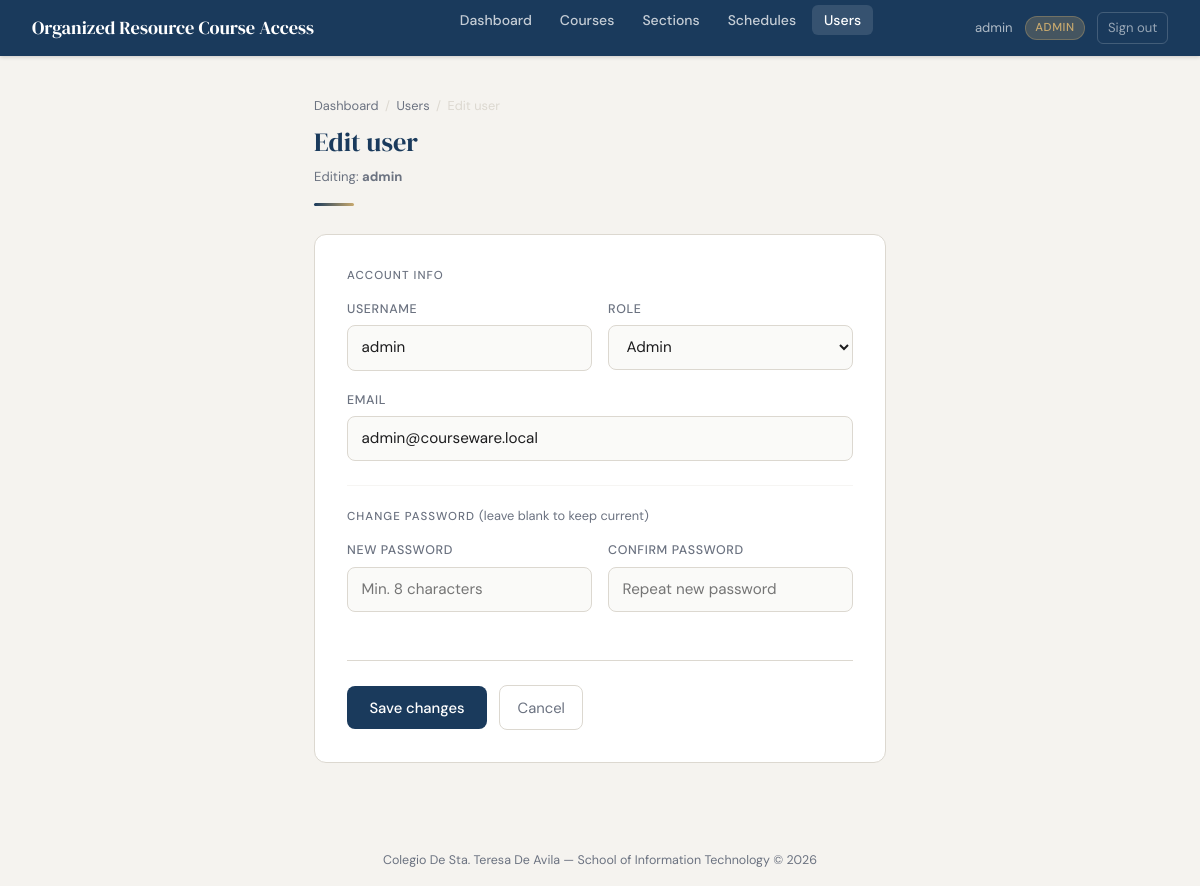
The app's page /modules/users/edit.php?id=1 (signed in) with its own data.
### tables this page shows
CREATE TABLE `users` (
  `user_id` int(11) NOT NULL AUTO_INCREMENT,
  `username` varchar(50) NOT NULL,
  `email` varchar(100) NOT NULL,
  `password` varchar(255) NOT NULL,
  `role` enum('admin','professor') NOT NULL DEFAULT 'professor',
  `created_at` timestamp NOT NULL DEFAULT current_timestamp(),
  PRIMARY KEY (`user_id`),
  UNIQUE KEY `uq_users_username` (`username`),
  UNIQUE KEY `uq_users_email` (`email`)
);

### modules/users/edit.php (the view, shortened to what this page needs)
<?php
require_once '../../config/db.php';
$id = (int) ($_GET['id'] ?? 0);
$stmt = $pdo->prepare("SELECT * FROM users WHERE user_id = ?");
$stmt->execute([$id]);
$user = $stmt->fetch();
$input  = [
    'username' => $user['username'],
    'email'    => $user['email'],
    'role'     => $user['role'],
];
?>
<!DOCTYPE html>
<html lang="en">
<head>
  <link href="https://cdn.jsdelivr.net/npm/bootstrap@5.3.3/dist/css/bootstrap.min.css" rel="stylesheet">
</head>
<body>
  <nav class="top-nav">
    <a class="nav-brand" href="../../index.php">Organized Resource Course Access</a>
    <ul class="nav-links">
      <li><a href="../../index.php">Dashboard</a></li>
      <li><a href="../courses/index.php">Courses</a></li>
      <li><a href="../sections/index.php">Sections</a></li>
      <li><a href="../schedules/index.php">Schedules</a></li>
      <li><a href="index.php" class="active">Users</a></li>
    </ul>
    <div class="nav-user">
      <span><?= htmlspecialchars($_SESSION['username']) ?></span>
      <span class="badge-role"><?= htmlspecialchars($_SESSION['role']) ?></span>
      <a href="../../logout.php">Sign out</a>
    </div>
  </nav>
  <div class="page-wrap">
    <div class="page-header">
      <nav class="breadcrumb-nav">
        <a href="../../index.php">Dashboard</a>
        <span>/</span>
        <a href="index.php">Users</a>
        <span>/</span>
        <span>Edit user</span>
      </nav>
      <h2>Edit user</h2>
      <p class="user-hint">Editing: <strong><?= htmlspecialchars($user['username']) ?></strong></p>
      <div class="accent-line"></div>
    </div>
    <div class="form-card">
      <form method="POST" action="edit.php?id=<?= $id ?>" novalidate>
        <p class="section-label">Account info</p>
        <div class="field-row">
          <div class="field">
            <label for="username">Username</label>
            <input
              type="text"
              id="username"
              name="username"
              value="<?= htmlspecialchars($input['username']) ?>"
              placeholder="e.g. jdelacruz"
              maxlength="50"
              required
              autofocus
            >
          </div>
          <div class="field">
            <label for="role">Role</label>
            <select id="role" name="role" required>
              <option value="admin"     <?= $input['role'] === 'admin'     ? 'selected' : '' ?>>Admin</option>
            </select>
          </div>
        </div>
        <div class="field">
          <label for="email">Email</label>
          <input
            type="email"
            id="email"
            name="email"
            value="<?= htmlspecialchars($input['email']) ?>"
            placeholder="e.g. jdelacruz@cstea.edu.ph"
            maxlength="100"
            required
          >
        </div>
        <hr class="divider">
        <p class="section-label">Change password <span style="font-weight:400;text-transform:none;letter-spacing:0;font-size:.8rem;">(leave blank to keep current)</span></p>
        <div class="field-row">
          <div class="field">
            <label for="password">New password</label>
            <input
              type="password"
              id="password"
              name="password"
              placeholder="Min. 8 characters"
              autocomplete="new-password"
            >
          </div>
          <div class="field">
            <label for="password_confirm">Confirm password</label>
            <input
              type="password"
              id="password_confirm"
              name="password_confirm"
              placeholder="Repeat new password"
              autocomplete="new-password"
            >
          </div>
        </div>
        <div class="form-actions">
          <button type="submit" class="btn-save">Save changes</button>
          <a href="index.php" class="btn-cancel">Cancel</a>
        </div>
      </form>
    </div>
  </div>
  <p class="page-footer">
    Colegio De Sta. Teresa De Avila &mdash; School of Information Technology &copy; <?= date('Y') ?>
  </p>
</body>
</html>

### modules/users/edit.php (style rules this page uses)
:root { --brand: #1a3a5c; --brand-mid: #2b5f8e; --accent: #c8a96e; --bg: #f5f3ef; --card-bg: #ffffff; --text: #1c1c1e; --muted: #6b7280; --border: #dcd8d0; --radius: 12px; }
*, *::before, *::after { box-sizing: border-box; margin: 0; padding: 0; }
body { background: var(--bg); font-family: 'DM Sans', sans-serif; color: var(--text); min-height: 100vh; }
.top-nav { background: var(--brand); padding: 0 2rem; display: flex; align-items: center; justify-content: space-between; height: 56px; position: sticky; top: 0; z-index: 100; box-shadow: 0 1px 4px rgba(0,0,0,.18); }
.nav-brand { font-family: 'DM Serif Display', serif; font-size: 1.15rem; color: #fff; text-decoration: none; }
.nav-links { display: flex; align-items: center; gap: .25rem; list-style: none; }
.nav-links a { color: rgba(255,255,255,.75); text-decoration: none; font-size: .875rem; font-weight: 500; padding: .4rem .75rem; border-radius: 6px; transition: background .15s, color .15s; }
.nav-links a:hover, .nav-links a.active { background: rgba(255,255,255,.12); color: #fff; }
.nav-user { display: flex; align-items: center; gap: .75rem; font-size: .82rem; color: rgba(255,255,255,.65); }
.nav-user .badge-role { background: rgba(200,169,110,.25); color: var(--accent); border: 1px solid rgba(200,169,110,.35); border-radius: 20px; padding: .15rem .6rem; font-size: .72rem; font-weight: 500; letter-spacing: .05em; text-transform: uppercase; }
.nav-user a { color: rgba(255,255,255,.55); text-decoration: none; font-size: .82rem; padding: .3rem .6rem; border-radius: 6px; border: 1px solid rgba(255,255,255,.18); transition: background .15s, color .15s; }
.page-wrap { max-width: 620px; margin: 0 auto; padding: 2.5rem 1.5rem; }
.page-header { margin-bottom: 1.75rem; }
.breadcrumb-nav { display: flex; align-items: center; gap: .4rem; font-size: .8rem; color: var(--muted); margin-bottom: .75rem; }
.breadcrumb-nav a { color: var(--muted); text-decoration: none; }
.breadcrumb-nav span { color: var(--border); }
.page-header h2 { font-family: 'DM Serif Display', serif; font-size: 1.65rem; color: var(--brand); }
.page-header .user-hint { font-size: .82rem; color: var(--muted); margin-top: .25rem; }
.accent-line { width: 40px; height: 3px; background: linear-gradient(90deg, var(--brand), var(--accent)); border-radius: 2px; margin-top: .6rem; }
.form-card { background: var(--card-bg); border: 1px solid var(--border); border-radius: var(--radius); padding: 2rem; }
.field { margin-bottom: 1.25rem; }
.field label { display: block; font-size: .78rem; font-weight: 500; letter-spacing: .05em; text-transform: uppercase; color: var(--muted); margin-bottom: .4rem; }
.field input, .field select { width: 100%; padding: .65rem .85rem; border: 1px solid var(--border); border-radius: 8px; font-size: .95rem; font-family: 'DM Sans', sans-serif; color: var(--text); background: #fafaf8; transition: border-color .15s, box-shadow .15s; }
.field-row { display: grid; grid-template-columns: 1fr 1fr; gap: 1rem; }
.divider { border: none; border-top: 1px solid var(--border); margin: 1.5rem 0 1.25rem; }
.section-label { font-size: .72rem; font-weight: 500; letter-spacing: .09em; text-transform: uppercase; color: var(--muted); margin-bottom: 1rem; }
.form-actions { display: flex; align-items: center; gap: .75rem; margin-top: 1.75rem; padding-top: 1.5rem; border-top: 1px solid var(--border); }
.btn-save { padding: .65rem 1.4rem; background: var(--brand); color: #fff; border: none; border-radius: 8px; font-family: 'DM Sans', sans-serif; font-size: .925rem; font-weight: 500; cursor: pointer; transition: background .15s; }
.btn-cancel { padding: .65rem 1.1rem; background: transparent; color: var(--muted); border: 1px solid var(--border); border-radius: 8px; font-family: 'DM Sans', sans-serif; font-size: .925rem; text-decoration: none; transition: border-color .15s, color .15s; }
.page-footer { text-align: center; margin-top: 3rem; font-size: .78rem; color: var(--muted); }

### records on screen
users: username "admin", role "Admin", email "admin@courseware.local"

### other values on screen
$_SESSION['username'] "admin"
$_SESSION['role'] "ADMIN"
